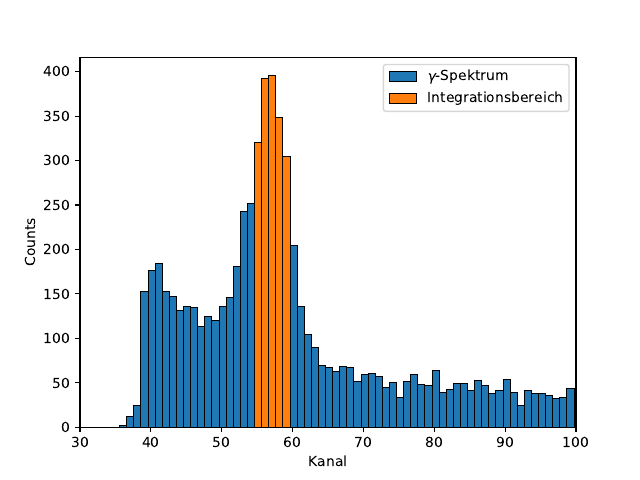

This figure's Python source:
import numpy as np
import matplotlib.pyplot as plt

y = np.genfromtxt('hist_Pb_I5.txt', unpack = True)
x = np.linspace(0, 512, 512)
#plt.plot(x[30:80], y[30:80], 'rx')
plt.bar(x[20:100], y[20: 100], width = 1, color = 'b', edgecolor='k', align = 'center', label = '$\gamma$-Spektrum')
plt.bar(x[55:60], y[55: 60], width = 1, color = 'r', edgecolor='k', align = 'center', label = 'Integrationsbereich')
plt.legend()
plt.ylabel('Counts')
plt.xlabel('Kanal')
plt.xlim(30, 100)
plt.savefig('hist.pdf')
